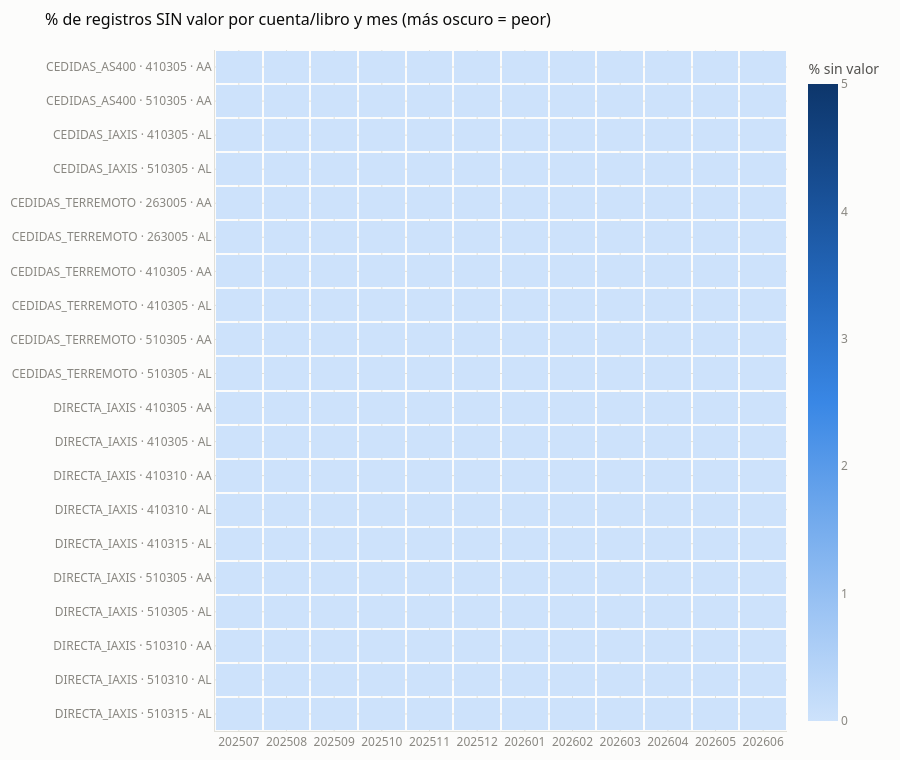

Notebook cell for this chart:
### Markdown cell above
### 5.2 Completitud — mapa de calor (12 meses)

Cada fila es una combinación fuente + cuenta + libro; cada columna es un mes. El color muestra el
**% de registros SIN valor**. Celda vacía (hueco) = no llegó ninguna fila ese mes.

### Code cell
piv_sin  = df.pivot_table(index="serie", columns="periodo_contable_analisis",
                          values="pct_sin_valor", aggfunc="max")
piv_tot  = df.pivot_table(index="serie", columns="periodo_contable_analisis",
                          values="total_registros", aggfunc="sum")
piv_nul  = df.pivot_table(index="serie", columns="periodo_contable_analisis",
                          values="sin_valor", aggfunc="sum")

piv_sin = piv_sin.reindex(columns=PERIODOS)
piv_tot = piv_tot.reindex(columns=PERIODOS)
piv_nul = piv_nul.reindex(columns=PERIODOS)
piv_sin = piv_sin.sort_index(ascending=False)
piv_tot = piv_tot.reindex(piv_sin.index)
piv_nul = piv_nul.reindex(piv_sin.index)

zmax = max(float(piv_sin.max().max() or 0), 5.0)  # escala mínima 5% para que no explote con valores diminutos

hover = []
for s in piv_sin.index:
    fila = []
    for p in PERIODOS:
        v, t, n = piv_sin.loc[s, p], piv_tot.loc[s, p], piv_nul.loc[s, p]
        if pd.isna(v):
            fila.append(f"<b>{s}</b><br>{p}<br>⚠ Sin filas cargadas este mes")
        else:
            fila.append(f"<b>{s}</b><br>{p}<br>Registros: {int(t):,}<br>"
                        f"Sin valor: {int(n):,} ({v:.2f}%)<br>Completitud: {100 - v:.2f}%")
    hover.append(fila)

escala = [[i / (len(RAMPA_AZUL) - 1), c] for i, c in enumerate(RAMPA_AZUL)]

fig_heatmap = go.Figure(go.Heatmap(
    z=piv_sin.values,
    x=[str(p) for p in PERIODOS],
    y=list(piv_sin.index),
    colorscale=escala, zmin=0, zmax=zmax,
    xgap=2, ygap=2,  # separación de 2px entre celdas
    hoverinfo="text", text=hover,
    colorbar=dict(title=dict(text="% sin valor", font=dict(color=INK_2)),
                  tickfont=dict(color=MUTED), outlinewidth=0),
))
layout_base(fig_heatmap, "% de registros SIN valor por cuenta/libro y mes (más oscuro = peor)",
            alto=max(380, 32 * len(piv_sin) + 120))
fig_heatmap.show()

### Figure 1 — Plotly figure (JSON) as saved in the notebook; plotly's stock layout.template omitted (floating-point values rounded to 4 significant figures; data arrays with more than 128 entries replaced by an {"elided": "..."} marker saying what was removed)
{"data": [{"colorbar": {"outlinewidth": 0, "tickfont": {"color": "#898781"}, "title": {"font": {"color": "#52514e"}, "text": "% sin valor"}}, "colorscale": [[0, "#cde2fb"], [0.1667, "#9ec5f4"], [0.3333, "#6da7ec"], [0.5, "#3987e5"], [0.6667, "#256abf"], [0.8333, "#184f95"], [1, "#0d366b"]], "hoverinfo": "text", "text": {"elided": "20x12 str values"}, "type": "heatmap", "x": ["202507", "202508", "202509", "202510", "202511", "202512", "202601", "202602", "202603", "202604", "202605", "202606"], "xgap": 2, "y": ["DIRECTA_IAXIS · 510315 · AL", "DIRECTA_IAXIS · 510310 · AL", "DIRECTA_IAXIS · 510310 · AA", "DIRECTA_IAXIS · 510305 · AL", "DIRECTA_IAXIS · 510305 · AA", "DIRECTA_IAXIS · 410315 · AL", "DIRECTA_IAXIS · 410310 · AL", "DIRECTA_IAXIS · 410310 · AA", "DIRECTA_IAXIS · 410305 · AL", "DIRECTA_IAXIS · 410305 · AA", "CEDIDAS_TERREMOTO · 510305 · AL", "CEDIDAS_TERREMOTO · 510305 · AA", "CEDIDAS_TERREMOTO · 410305 · AL", "CEDIDAS_TERREMOTO · 410305 · AA", "CEDIDAS_TERREMOTO · 263005 · AL", "CEDIDAS_TERREMOTO · 263005 · AA", "CEDIDAS_IAXIS · 510305 · AL", "CEDIDAS_IAXIS · 410305 · AL", "CEDIDAS_AS400 · 510305 · AA", "CEDIDAS_AS400 · 410305 · AA"], "ygap": 2, "z": {"elided": "20x12 float values"}, "zmax": 5, "zmin": 0}], "layout": {"font": {"color": "#52514e", "family": "system-ui, -apple-system, \"Segoe UI\", sans-serif", "size": 12}, "height": 760, "margin": {"b": 10, "l": 10, "r": 10, "t": 50}, "paper_bgcolor": "#fcfcfb", "plot_bgcolor": "#fcfcfb", "title": {"font": {"color": "#0b0b0b", "size": 16}, "text": "% de registros SIN valor por cuenta/libro y mes (más oscuro = peor)"}, "xaxis": {"gridcolor": "#e1e0d9", "linecolor": "#e1e0d9", "tickfont": {"color": "#898781"}, "zeroline": false}, "yaxis": {"gridcolor": "#e1e0d9", "linecolor": "#e1e0d9", "tickfont": {"color": "#898781"}, "zeroline": false}}}
